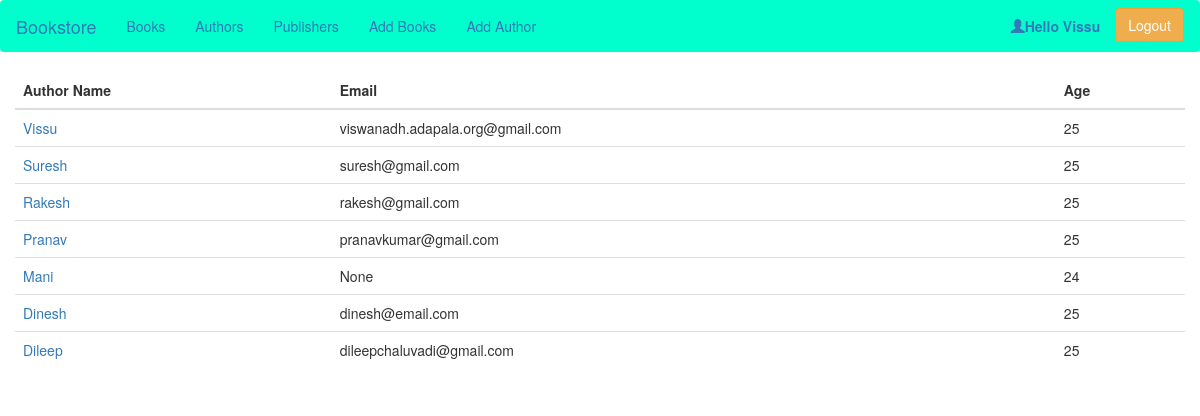
Screenshot of /bookstore/authors/ (signed in) with the database file from the repository.
### Bookstore/models.py (models this page shows, shortened)
class Author(models.Model):
    name = models.CharField(max_length=50, blank=False, null = False)
    email = models.EmailField(max_length=150, blank=True, null = True)
    age = models.IntegerField()
    class Meta:
        ordering = ['-name']
        verbose_name_plural = 'Book Author'

### Bookstore/views.py (the view)
# urls.py: path('authors/', views.listauthors, name='authors-list'),
@require_safe
@vary_on_headers('user-agent', 'cookie')
@login_required(login_url = 'signin-path', redirect_field_name='next')
def listauthors(request):
    QuerySet = Author.objects.all()
    return render(request, 'authorlist.html', {'data':QuerySet})

### Bookstore/Templates/authorlist.html
{% extends "base.html" %}
{% block content %}
    <div class="table-responsive">
        <table class="table">
            <thead>
                <tr>
                    <th>Author Name</th>
                    <th>Email</th>
                    <th>Age</th>
                </tr>
            </thead>
            <tbody>
                {% for author in data %}
                <tr>
                    <td><a href="{% url 'authors-name' author.name %}">{{ author.name }}</a></td>
                    <td>{{ author.email }}</td>
                    <td>{{ author.age }}</td>
                </tr>
                {% endfor %}
            </tbody>
        </table>
    </div>
{% endblock %}

### Bookstore/Templates/base.html (shortened to what this page needs)
{% load static %}
<!DOCTYPE html>
<html lang="en">
<head>
    <link rel="stylesheet" href="{% static 'cdn/bootstrap-3.3.7/css/bootstrap.min.css'%}">
    <link rel="stylesheet" href="{% static 'css/base.css' %}">
</head>
<body>
    <nav class="navbar navbar-light" style="background-color: #00FFCC;">
      <div class="container-fluid">
        <div class="navbar-header">
          <a class="navbar-brand" href="{% url 'home-page'%}">Bookstore</a>
        </div>
        <ul class="nav navbar-nav">
          <li class="nav-item"><a class="nav-link" href="{% url 'books-list'%}">Books</a></li>
          <li class="nav-item"><a class="nav-link" href="{% url 'authors-list'%}">Authors</a></li>
          <li class="nav-item"><a class="nav-link" href="{% url 'publishers-list'%}">Publishers</a></li>
          <li class="nav-item"><a class="nav-link" href="{% url 'add-book' %}">Add Books</a></li>
          <li class="nav-item"><a class="nav-link" href="{% url 'add-author' %}">Add Author</a></li>
        </ul>
        {% if not request.user.is_authenticated %}
        <ul class="nav navbar-nav navbar-right">
          <a class="btn btn-info" id="signupbtn" href="{%url 'signup-path'%}">Register</a>
          <a class="btn btn-success" id="loginbtn" href="{%url 'signin-path'%}">LogIn</a>
          <!-- <li class="nav-item"><a class="btn btn-info" href="{%url 'signup-path'%}">SignUp</a></button></li>
          <li class="nav-item"><button class="btn btn-success navbar-btn" id="loginbtn" type="button"><a class="nav-link" href="{% url 'signin-path'%}">SignIn</a></button></li> -->
        </ul>
        {% else %}
        <ul class="nav navbar-nav navbar-right">
          <li><a href="#"><span class="glyphicon glyphicon-user"></span><strong>Hello {{ request.user }}</strong></a></li>
          <a class="btn btn-warning" id="logoutbtn" href="{%url 'signout-path'%}">Logout</a>
        </ul>
        {% endif %}
      </div>
    </nav>
  <div class="container-fluid">
    {% block content %}
    {% endblock %}
  </div>
</body>
</html>

### Bookstore/static/css/base.css (style rules this page uses)
#logoutbtn { margin-right: 15px; margin-top: 7px; }

### rows the page displays
Author: name "Vissu", email "viswanadh.adapala.org@gmail.com", age "25"
Author: name "Suresh", email "suresh@gmail.com", age "25"
Author: name "Rakesh", email "rakesh@gmail.com", age "25"
Author: name "Pranav", email "pranavkumar@gmail.com", age "25"
Author: name "Mani", email "None", age "24"
Author: name "Dinesh", email "dinesh@email.com", age "25"
Author: name "Dileep", email "dileepchaluvadi@gmail.com", age "25"

### other values shown
{{ request.user }} "Vissu"
